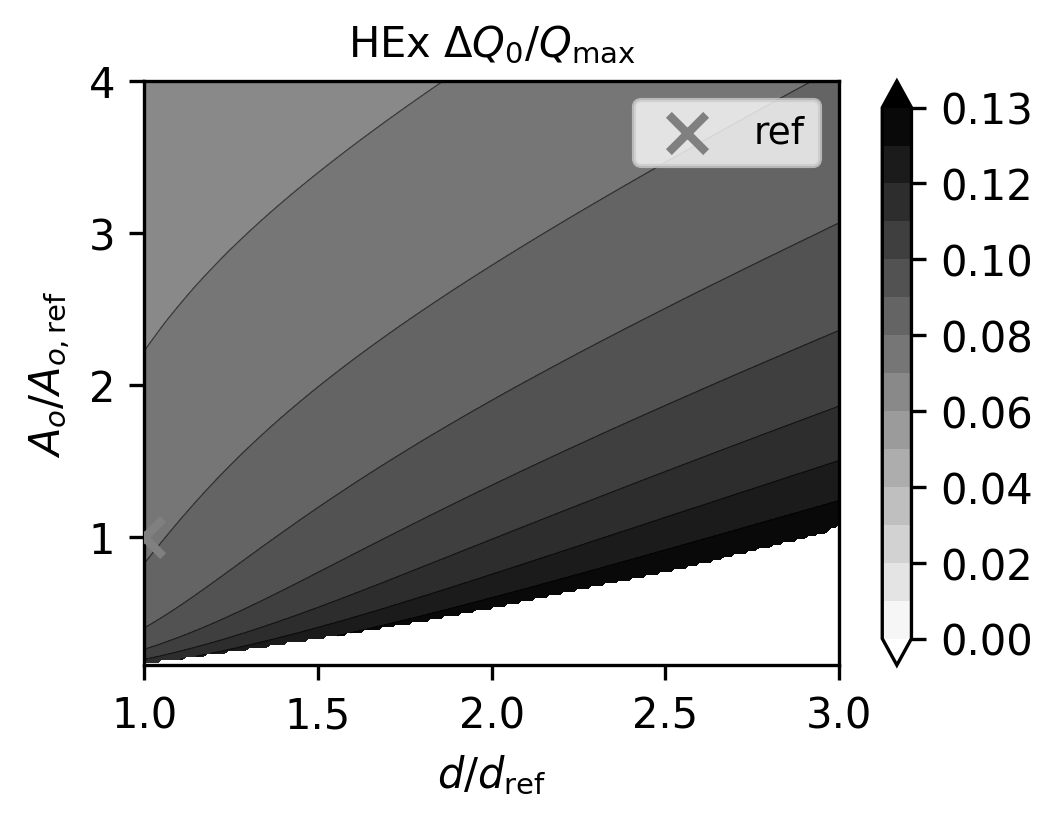

Python code for this plot:
"""
2D contour plot of classical unavailable energy vs d_over_d_ref and scaled NTU.
Uses same inputs as newfig5_practical (Helicopter defaults). Pressure drop includes
multiplier d_over_d_ref**1.407. Y-axis: (NTU/NTU_match)**(-1.704) * (d_over_d_ref)**(-0.704).
"""

import os
from pathlib import Path

import matplotlib.pyplot as plt
import matplotlib.ticker as mtick
import numpy as np
import pandas as pd
from scipy.interpolate import griddata

try:
    from tqdm import tqdm
except ImportError:
    # Fallback if tqdm is not available
    class _TqdmFallback:
        def __init__(self, iterable=None, desc=None, total=None, unit=None, **kwargs):
            self.iterable = iterable
            self.desc = desc or ""
            self.total = total
            self.unit = unit or "it"
            self.n = 0
            if iterable is not None:
                self._iter = iter(iterable)
            else:
                self._iter = None

        def __iter__(self):
            if self._iter is None:
                return self
            return self._iter

        def __next__(self):
            if self._iter is None:
                raise StopIteration
            self.n += 1
            if self.total and self.n <= self.total:
                print(f"\r{self.desc}: {self.n}/{self.total} {self.unit}", end="", flush=True)
            return next(self._iter)

        def update(self, n=1):
            self.n += n
            if self.total:
                print(f"\r{self.desc}: {self.n}/{self.total} {self.unit}", end="", flush=True)
            if self.total and self.n >= self.total:
                print()  # New line when complete

        def close(self):
            if self.total and self.n < self.total:
                print()  # New line if not already printed

    def tqdm(iterable=None, desc=None, total=None, unit=None, **kwargs):
        return _TqdmFallback(iterable, desc, total, unit, **kwargs)


# Import shared constants and functions from practical version
try:
    import newfig5_practical as nf5p
except ImportError:
    # If running as a script, try relative import
    from . import newfig5_practical as nf5p

save_dir = os.path.dirname(os.path.abspath(__file__))
DATA_FILE = Path(save_dir) / "newfig5_classical_data.parquet"

# Import constants
AO_MAX = nf5p.AO_MAX  # 4
CONTOUR_GRID_N = nf5p.CONTOUR_GRID_N
D_OVER_D_REF_VALUES = nf5p.D_OVER_D_REF_VALUES
DEFAULT_A_R = nf5p.DEFAULT_A_R
DEFAULT_C_COLD_OVER_C_HOT = nf5p.DEFAULT_C_COLD_OVER_C_HOT
DEFAULT_DP_MAX = nf5p.DEFAULT_DP_MAX
DEFAULT_D_R = nf5p.DEFAULT_D_R
DEFAULT_F_C_OVER_F_H = nf5p.DEFAULT_F_C_OVER_F_H
DEFAULT_G2_H = nf5p.DEFAULT_G2_H
DEFAULT_GAMMA = nf5p.DEFAULT_GAMMA
DEFAULT_MOLAR_MASS_RATIO = nf5p.DEFAULT_MOLAR_MASS_RATIO
DEFAULT_P_COLD_IN_OVER_P_HOT_IN = nf5p.DEFAULT_P_COLD_IN_OVER_P_HOT_IN
DEFAULT_P_DEAD_OVER_P_HOT_IN = nf5p.DEFAULT_P_DEAD_OVER_P_HOT_IN
DEFAULT_PRESSURE_DROP_ASSUMPTION = nf5p.DEFAULT_PRESSURE_DROP_ASSUMPTION
DEFAULT_ST_OVER_F = nf5p.DEFAULT_ST_OVER_F
DEFAULT_T = nf5p.DEFAULT_T
DEFAULT_T_DEAD_OVER_T_COLD_IN = nf5p.DEFAULT_T_DEAD_OVER_T_COLD_IN
DP_REF = nf5p.DP_REF
NTU_MAX_AT_D_REF = nf5p.NTU_MAX_AT_D_REF
NTU_MIN = nf5p.NTU_MIN  # 0.4
NTU_NUM = nf5p.NTU_NUM
NTU_REF = nf5p.NTU_REF


def _classical_fig4_optimum_ntu(
    ntu_ref,
    dp_hot_ref,
    c_cold_over_c_hot,
    pressure_drop_ratio,
    t,
    t_dead_over_t_cold_in,
    gamma,
    dp_max,
):
    """At d_over_d_ref=1, find NTU that minimizes classical_unavailable_creation."""
    ntu_fine = np.linspace(NTU_MIN, NTU_MAX_AT_D_REF, 150)
    vals = []
    for ntu in ntu_fine:
        z = nf5p._classical_at_d_ntu(
            1.0,
            ntu,
            ntu_ref,
            dp_hot_ref,
            c_cold_over_c_hot,
            pressure_drop_ratio,
            t,
            t_dead_over_t_cold_in,
            gamma,
            dp_max,
        )
        vals.append(z)
    vals = np.array(vals)
    valid = np.isfinite(vals)
    if not np.any(valid):
        return None
    idx = np.nanargmin(vals)
    return float(ntu_fine[idx])


def run_sweep_and_plot(
    c_cold_over_c_hot=DEFAULT_C_COLD_OVER_C_HOT,
    st_over_f=DEFAULT_ST_OVER_F,
    f_c_over_f_h=DEFAULT_F_C_OVER_F_H,
    d_r=DEFAULT_D_R,
    g2_h=DEFAULT_G2_H,
    t=DEFAULT_T,
    p_cold_in_over_p_hot_in=DEFAULT_P_COLD_IN_OVER_P_HOT_IN,
    p_dead_over_p_hot_in=DEFAULT_P_DEAD_OVER_P_HOT_IN,
    t_dead_over_t_cold_in=DEFAULT_T_DEAD_OVER_T_COLD_IN,
    gamma=DEFAULT_GAMMA,
    pressure_drop_assumption=DEFAULT_PRESSURE_DROP_ASSUMPTION,
    molar_mass_ratio=DEFAULT_MOLAR_MASS_RATIO,
    a_r=DEFAULT_A_R,
    dp_max=DEFAULT_DP_MAX,
    base_name="newfig5_classical",
):
    """Build 2D sweep (d_over_d_ref, NTU) and plot contour of classical unavailable energy."""
    # Check if we can load from cache
    input_hash = nf5p._compute_input_hash(
        c_cold_over_c_hot=c_cold_over_c_hot,
        st_over_f=st_over_f,
        f_c_over_f_h=f_c_over_f_h,
        d_r=d_r,
        g2_h=g2_h,
        t=t,
        p_cold_in_over_p_hot_in=p_cold_in_over_p_hot_in,
        p_dead_over_p_hot_in=p_dead_over_p_hot_in,
        gamma=gamma,
        pressure_drop_assumption=pressure_drop_assumption,
        molar_mass_ratio=molar_mass_ratio,
        a_r=a_r,
        dp_max=dp_max,
    )

    load_from_cache = False
    if DATA_FILE.exists():
        try:
            df = pd.read_parquet(DATA_FILE)
            if "input_hash" in df.columns and len(df) > 0:
                cached_hash = df["input_hash"].iloc[0]
                if cached_hash == input_hash:
                    load_from_cache = True
                    print(f"Loading cached data from {DATA_FILE}")
        except Exception as e:
            print(f"Error reading cache: {e}, will recalculate")

    if load_from_cache:
        # Load data from parquet
        df = pd.read_parquet(DATA_FILE)
        # Extract sweep data (where d_over_d_ref is not NaN)
        sweep_mask = df["d_over_d_ref"].notna()
        xx = df[sweep_mask]["d_over_d_ref"].values
        yy = df[sweep_mask]["ao_over_ao_ref"].values
        zz = df[sweep_mask]["dqom_classical_over_qmax"].values
        # Extract optimal line data
        opt_mask = df["d_opt"].notna()
        d_opt_line = df[opt_mask]["d_opt"].values
        y_opt_line = df[opt_mask]["ao_opt"].values
        z_practical_opt_line = df[opt_mask]["dqom_practical_opt"].values
        z_classical_opt_line = df[opt_mask]["dqom_classical_opt"].values
        # Load thermal_only values if they exist, otherwise create NaN arrays
        if "dqom_practical_thermal_only_opt" in df.columns:
            z_practical_thermal_only_opt_line = df[opt_mask]["dqom_practical_thermal_only_opt"].values
        else:
            z_practical_thermal_only_opt_line = np.full(len(d_opt_line), np.nan)
        if "dqom_classical_thermal_only_opt" in df.columns:
            z_classical_thermal_only_opt_line = df[opt_mask]["dqom_classical_thermal_only_opt"].values
        else:
            z_classical_thermal_only_opt_line = np.full(len(d_opt_line), np.nan)
        # Get fig4 optimum
        fig4_row = df[df["is_fig4_opt"]]
        if len(fig4_row) > 0:
            y_opt = float(fig4_row["ao_over_ao_ref"].iloc[0])
        else:
            y_opt = None
    else:
        # Calculate data
        print("Computing sweep data...")
        sigma_r = d_r * a_r if a_r is not None else None
        pressure_drop_ratio = nf5p.calculate_pressure_drop_ratio(
            pressure_drop_assumption,
            c_cold_over_c_hot,
            t,
            d_r,
            molar_mass_ratio,
            sigma_r,
            p_cold_in_over_p_hot_in,
        )

        # Reference dp curve at d=1 (used for all d via multiplier d**1.407)
        ntu_ref, dp_hot_ref = nf5p._compute_reference_dp_curve(
            c_cold_over_c_hot,
            st_over_f,
            f_c_over_f_h,
            d_r,
            g2_h,
            pressure_drop_ratio,
            dp_max,
        )

        # Fig4 optimum: at d=1, NTU that minimizes classical
        ntu_opt = _classical_fig4_optimum_ntu(
            ntu_ref,
            dp_hot_ref,
            c_cold_over_c_hot,
            pressure_drop_ratio,
            t,
            t_dead_over_t_cold_in,
            gamma,
            dp_max,
        )
        if ntu_opt is not None:
            y_opt = nf5p._y_axis(1.0, ntu_opt)
        else:
            y_opt = None

        # Optimal NTU line: for each d, find optimal NTU (minimizing classical, also calculate practical)
        # NOTE: Classical unavailable energy may not have a true optimum - it might always increase with NTU
        # If so, the "optimum" will always be at NTU_MIN (the lowest NTU value)
        (
            d_opt_line,
            ntu_opt_line,
            y_opt_line,
            z_practical_opt_line,
            z_classical_opt_line,
            z_practical_thermal_only_opt_line,
            z_classical_thermal_only_opt_line,
        ) = nf5p._optimal_ntu_line(
            ntu_ref,
            dp_hot_ref,
            c_cold_over_c_hot,
            pressure_drop_ratio,
            t,
            p_cold_in_over_p_hot_in,
            p_dead_over_p_hot_in,
            t_dead_over_t_cold_in,
            gamma,
            dp_max,
            optimize_practical=False,  # Minimize classical instead
            ntu_min=NTU_MIN,
        )

        # Debug: Check if optimum is always at minimum NTU (indicating no true optimum)
        if len(ntu_opt_line) > 0:
            min_ntu_ratio = np.min(ntu_opt_line) / NTU_MIN
            max_ntu_ratio = np.max(ntu_opt_line) / NTU_MIN
            print(f"Classical optimum NTU range: {np.min(ntu_opt_line):.3f} to {np.max(ntu_opt_line):.3f}")
            print(f"NTU_MIN = {NTU_MIN:.3f}")
            print(f"Optimum NTU is {min_ntu_ratio:.2f}x to {max_ntu_ratio:.2f}x the minimum NTU")
            if max_ntu_ratio < 1.1:  # If all optima are very close to NTU_MIN
                print(
                    "WARNING: Classical optimum appears to always be at minimum NTU - classical unavailable energy may be monotonic!"
                )

        # 2D sweep: for each d, sweep NTU (NTU max increases for smaller d)
        # For smaller d/d_ref, pressure drop is lower (scaled by d**1.407), so we can go to higher NTU
        xx, yy, zz = [], [], []
        total_d_values = len(D_OVER_D_REF_VALUES)
        total_points = total_d_values * NTU_NUM
        pbar = tqdm(total=total_points, desc="Computing sweep", unit="points")
        for d in D_OVER_D_REF_VALUES:
            ntu_max_d = nf5p._ntu_max_for_d(d, dp_max)  # NTU max depends on d and dp_max
            ntu_sweep = np.linspace(NTU_MIN, ntu_max_d, NTU_NUM)
            for ntu in ntu_sweep:
                z = nf5p._classical_at_d_ntu(
                    d,
                    ntu,
                    ntu_ref,
                    dp_hot_ref,
                    c_cold_over_c_hot,
                    pressure_drop_ratio,
                    t,
                    t_dead_over_t_cold_in,
                    gamma,
                    dp_max,
                )
                y = nf5p._y_axis(d, ntu)
                xx.append(d)
                yy.append(y)
                zz.append(z)
                pbar.update(1)
        pbar.close()

        xx = np.array(xx)
        yy = np.array(yy)
        zz = np.array(zz)
        valid = np.isfinite(zz)
        if not np.any(valid):
            print("No valid classical values in sweep.")
            print(f"Total points: {len(zz)}, Valid points: {np.sum(valid)}")
            return

        print(f"Valid points: {np.sum(valid)}/{len(zz)}")
        print(f"x range: [{xx[valid].min():.3f}, {xx[valid].max():.3f}]")
        print(f"y range: [{yy[valid].min():.3f}, {yy[valid].max():.3f}]")
        print(f"z range: [{zz[valid].min():.3f}, {zz[valid].max():.3f}]")

        # Save data to parquet
        # Create separate DataFrames and concatenate
        sweep_df = pd.DataFrame(
            {
                "input_hash": [input_hash] * len(xx),
                "d_over_d_ref": xx,
                "ao_over_ao_ref": yy,
                "dqom_practical_over_qmax": [np.nan] * len(xx),  # Not calculated for sweep
                "dqom_classical_over_qmax": zz,
                "d_opt": [np.nan] * len(xx),
                "ao_opt": [np.nan] * len(xx),
                "dqom_practical_opt": [np.nan] * len(xx),
                "dqom_classical_opt": [np.nan] * len(xx),
                "dqom_practical_thermal_only_opt": [np.nan] * len(xx),
                "dqom_classical_thermal_only_opt": [np.nan] * len(xx),
                "is_fig4_opt": [False] * len(xx),
            }
        )

        opt_df = pd.DataFrame(
            {
                "input_hash": [input_hash] * len(d_opt_line),
                "d_over_d_ref": [np.nan] * len(d_opt_line),
                "ao_over_ao_ref": [np.nan] * len(d_opt_line),
                "dqom_practical_over_qmax": [np.nan] * len(d_opt_line),
                "dqom_classical_over_qmax": [np.nan] * len(d_opt_line),
                "d_opt": d_opt_line,
                "ao_opt": y_opt_line,
                "dqom_practical_opt": z_practical_opt_line,
                "dqom_classical_opt": z_classical_opt_line,
                "dqom_practical_thermal_only_opt": z_practical_thermal_only_opt_line,
                "dqom_classical_thermal_only_opt": z_classical_thermal_only_opt_line,
                "is_fig4_opt": [False] * len(d_opt_line),
            }
        )

        dfs = [sweep_df, opt_df]

        # Add fig4 optimum point if available
        if y_opt is not None:
            # Calculate dQo^M/Qmax (practical) and dQ0/Qmax (classical) for fig4 optimum
            z_fig4_practical = nf5p._practical_at_d_ntu(
                1.0,
                ntu_opt,
                ntu_ref,
                dp_hot_ref,
                c_cold_over_c_hot,
                pressure_drop_ratio,
                t,
                p_cold_in_over_p_hot_in,
                p_dead_over_p_hot_in,
                gamma,
                dp_max,
            )
            z_fig4_classical = nf5p._classical_at_d_ntu(
                1.0,
                ntu_opt,
                ntu_ref,
                dp_hot_ref,
                c_cold_over_c_hot,
                pressure_drop_ratio,
                t,
                t_dead_over_t_cold_in,
                gamma,
                dp_max,
            )
            z_fig4_practical_thermal_only = nf5p._practical_at_d_ntu_thermal_only(
                1.0,
                ntu_opt,
                ntu_ref,
                dp_hot_ref,
                c_cold_over_c_hot,
                pressure_drop_ratio,
                t,
                p_cold_in_over_p_hot_in,
                p_dead_over_p_hot_in,
                gamma,
                dp_max,
            )
            z_fig4_classical_thermal_only = nf5p._classical_at_d_ntu(
                1.0,
                ntu_opt,
                ntu_ref,
                dp_hot_ref,
                c_cold_over_c_hot,
                pressure_drop_ratio,
                t,
                t_dead_over_t_cold_in,
                gamma,
                dp_max,
                thermal_only=True,
            )
            fig4_df = pd.DataFrame(
                {
                    "input_hash": [input_hash],
                    "d_over_d_ref": [1.0],
                    "ao_over_ao_ref": [y_opt],
                    "dqom_practical_over_qmax": [z_fig4_practical],
                    "dqom_classical_over_qmax": [z_fig4_classical],
                    "d_opt": [np.nan],
                    "ao_opt": [np.nan],
                    "dqom_practical_opt": [np.nan],
                    "dqom_classical_opt": [np.nan],
                    "dqom_practical_thermal_only_opt": [z_fig4_practical_thermal_only],
                    "dqom_classical_thermal_only_opt": [z_fig4_classical_thermal_only],
                    "is_fig4_opt": [True],
                }
            )
            dfs.append(fig4_df)

        df = pd.concat(dfs, ignore_index=True)
        df.to_parquet(DATA_FILE)
        print(f"Data saved to {DATA_FILE}")

    # Interpolate onto regular grid for contour (smoothness = CONTOUR_GRID_N, not NTU_NUM)
    print("Interpolating onto regular grid...")
    valid = np.isfinite(zz)
    x_min, x_max = D_OVER_D_REF_VALUES.min(), D_OVER_D_REF_VALUES.max()
    y_min, y_max = yy[valid].min(), yy[valid].max()
    # Slightly extend for nicer contours
    y_min = max(y_min * 0.95, 1e-5)
    y_max = min(y_max * 1.05, AO_MAX)
    grid_x = np.linspace(x_min, x_max, CONTOUR_GRID_N)
    grid_y = np.linspace(y_min, y_max, CONTOUR_GRID_N)
    X, Y = np.meshgrid(grid_x, grid_y)
    Z = griddata(
        (xx[valid], yy[valid]),
        zz[valid],
        (X, Y),
        method="cubic",
        fill_value=np.nan,
    )

    # Debug: check interpolation result
    z_valid_count = np.sum(np.isfinite(Z))
    print(f"Interpolated Z: {z_valid_count}/{Z.size} valid values")
    if z_valid_count == 0:
        print("Trying linear interpolation instead of cubic...")
        Z = griddata(
            (xx[valid], yy[valid]),
            zz[valid],
            (X, Y),
            method="linear",
            fill_value=np.nan,
        )
        z_valid_count = np.sum(np.isfinite(Z))
        print(f"After linear: {z_valid_count}/{Z.size} valid values")

    plt.rcParams.update(
        {
            "font.size": 10,
            "axes.titlesize": 10,
            "axes.labelsize": 10,
            "xtick.labelsize": 10,
            "ytick.labelsize": 10,
        }
    )
    fig, ax = plt.subplots(figsize=(9 / 2.54, 7 / 2.54))
    ax.set_xlim(x_min, x_max)
    ax.set_ylim(y_min, y_max)
    ax.set_xlabel(r"$d / d_{\mathrm{ref}}$")
    ax.set_ylabel(r"$A_o/A_{o,\mathrm{ref}}$")

    # Contour plot (classical unavailable energy)
    z_min = np.nanmin(Z)
    z_max = np.nanmax(Z)
    if not (np.isfinite(z_min) and np.isfinite(z_max)):
        print("Warning: No valid Z values for contour plot.")
        return

    # Classical unavailable energy is always positive, so use full range
    levels = np.linspace(min(0, z_min), z_max, 15)
    levels = levels[np.isfinite(levels)]
    # Ensure levels are sorted and increasing
    levels = np.sort(levels)
    levels = np.unique(levels)  # Remove duplicates
    if len(levels) < 2:
        print("Warning: Not enough valid levels for contour plot.")
        return

    cs = ax.contourf(X, Y, Z, levels=levels, cmap="gray_r", extend="both")
    ax.contour(X, Y, Z, levels=levels, colors="k", linewidths=0.3, alpha=0.5)

    # Optimal NTU line: plot line of optimal NTU for each d/d_ref
    if len(d_opt_line) > 0:
        # Filter points within plot bounds
        mask = (d_opt_line >= x_min) & (d_opt_line <= x_max) & (y_opt_line >= y_min) & (y_opt_line <= y_max)
        if np.any(mask):
            ax.plot(
                d_opt_line[mask],
                y_opt_line[mask],
                "k-",
                linewidth=1.5,
                zorder=6,
                label="optimal NTU (classical)",
            )

    # Ref at (1, 1): grey cross
    ax.scatter([1.0], [1.0], marker="x", s=80, color="grey", linewidths=2, zorder=5, label="ref")
    # Fig4 optimum: black circle (at d=1, y = y_opt)
    if y_opt is not None and y_min <= y_opt <= y_max:
        ax.scatter(
            [1.0],
            [y_opt],
            s=80,
            facecolors="black",
            edgecolors="black",
            linewidths=2,
            zorder=5,
            label="fig4 opt",
        )
    ax.legend(loc="upper right", fontsize=9)
    ax.set_title(r"HEx $\Delta Q_0 / Q_{\mathrm{max}}$")
    plt.colorbar(cs, ax=ax, format=mtick.FormatStrFormatter("%.2f"))
    plt.tight_layout(pad=0.5)

    for ext in ["svg", "tiff", "png"]:
        path = os.path.join(save_dir, f"{base_name}.{ext}")
        fig.savefig(path, dpi=300, facecolor="white", bbox_inches=None, pad_inches=0)
        print(f"Saved {path}")
    plt.close(fig)


if __name__ == "__main__":
    run_sweep_and_plot(
        c_cold_over_c_hot=DEFAULT_C_COLD_OVER_C_HOT,
        st_over_f=DEFAULT_ST_OVER_F,
        f_c_over_f_h=DEFAULT_F_C_OVER_F_H,
        d_r=DEFAULT_D_R,
        g2_h=DEFAULT_G2_H,
        t=DEFAULT_T,
        p_cold_in_over_p_hot_in=DEFAULT_P_COLD_IN_OVER_P_HOT_IN,
        p_dead_over_p_hot_in=DEFAULT_P_DEAD_OVER_P_HOT_IN,
        t_dead_over_t_cold_in=DEFAULT_T_DEAD_OVER_T_COLD_IN,
        gamma=DEFAULT_GAMMA,
        pressure_drop_assumption=DEFAULT_PRESSURE_DROP_ASSUMPTION,
        molar_mass_ratio=DEFAULT_MOLAR_MASS_RATIO,
        a_r=DEFAULT_A_R,
        dp_max=DEFAULT_DP_MAX,
        base_name="newfig5_classical",
    )
